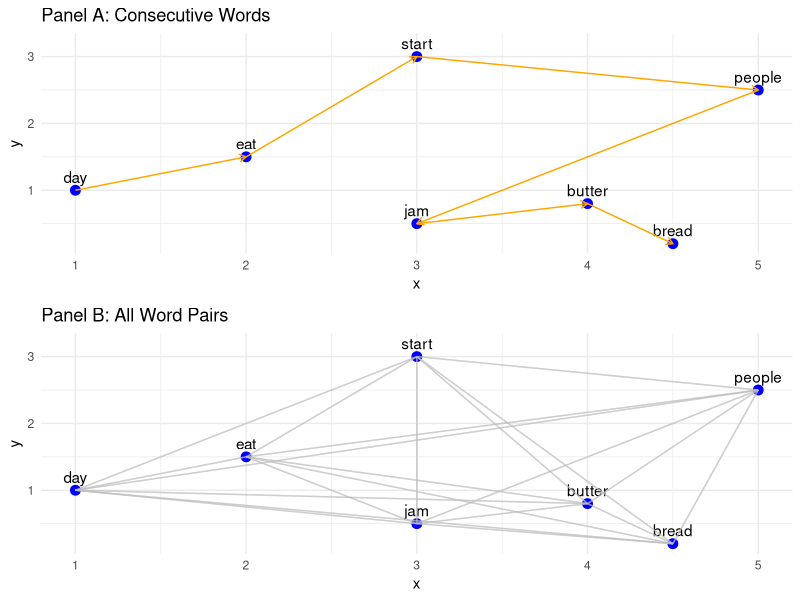

The R source for this figure:
# Load required libraries
library(ggplot2)
library(igraph)
library(gridExtra)

# Example words and coordinates
words <- c("day", "eat", "start", "people", "jam", "butter", "bread")
coordinates <- data.frame(
  x = c(1, 2, 3, 5, 3, 4, 4.5),
  y = c(1, 1.5, 3, 2.5, 0.5, 0.8, 0.2),
  label = words
)

# Panel A: Consecutive Words
edges_consecutive <- data.frame(
  x = coordinates$x[-nrow(coordinates)],
  y = coordinates$y[-nrow(coordinates)],
  xend = coordinates$x[-1],
  yend = coordinates$y[-1]
)

plot_a <- ggplot() +
  geom_point(data = coordinates, aes(x, y), color = "blue", size = 3) +
  geom_text(data = coordinates, aes(x, y, label = label), nudge_y = 0.2) +
  geom_segment(data = edges_consecutive, aes(x, y, xend = xend, yend = yend), 
               arrow = arrow(length = unit(0.2, "cm")), color = "orange") +
  ggtitle("Panel A: Consecutive Words") +
  theme_minimal()

# Panel B: All Word Pairs
graph <- graph_from_data_frame(d = expand.grid(words, words), directed = FALSE)
edge_list <- as_edgelist(graph)  # Replacing deprecated `get.edgelist()`
edges_all_pairs <- data.frame(
  x = coordinates$x[match(edge_list[, 1], words)],
  y = coordinates$y[match(edge_list[, 1], words)],
  xend = coordinates$x[match(edge_list[, 2], words)],
  yend = coordinates$y[match(edge_list[, 2], words)]
)

plot_b <- ggplot() +
  geom_point(data = coordinates, aes(x, y), color = "blue", size = 3) +
  geom_text(data = coordinates, aes(x, y, label = label), nudge_y = 0.2) +
  geom_segment(data = edges_all_pairs, aes(x = x, y = y, xend = xend, yend = yend), 
               alpha = 0.5, color = "grey") +
  ggtitle("Panel B: All Word Pairs") +
  theme_minimal()

# Combine both plots side by side and print
plots <- gridExtra::grid.arrange(plot_a, plot_b, nrow = 2)
print(plots)